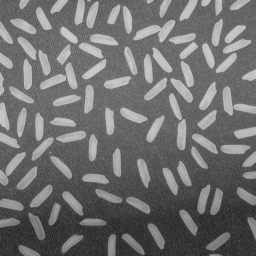
%> input picture rice.png, 256 x 256 px
$ octave rice_morphology.m   (GNU Octave 9; MATLAB toolbox functions it lacks are replaced by stand-ins)
%> lines starting %> are read from the running program, lines starting %| are printed output that depends on the picture; in (x1, y1, x2, y2) boxes, pixels count from 0 and x2, y2 are one past the last pixel; in counts of white or black regions, pixels touching at a corner belong together; the program's own positions count from 1
clear all;
r=imread('rice.png');
%> r is the input picture: size 256x256 uint8; min 40, max 204, mean 111.2
imshow(r);
%-----------------------------------------------
%%%%%%%%%%%%%%   define kernel   %%%%%%%%%%%%%%
%%----------------------------------------------
sq=ones(3,3);
%-----------------------------------------------
%%%%%%%%%%%%%%   dilation   %%%%%%%%%%%%%%
%%----------------------------------------------
rd=imdilate(r,sq);
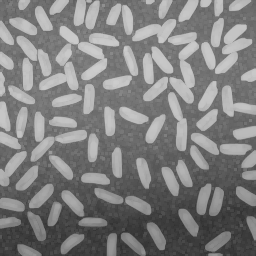
%> rd: size 256x256 uint8; min 48, max 204, mean 127.2
figure,imshow(rd);
%-----------------------------------------------
%%%%%%%%%%%%%%   erosion   %%%%%%%%%%%%%%
%%----------------------------------------------
re=imerode(r,sq);
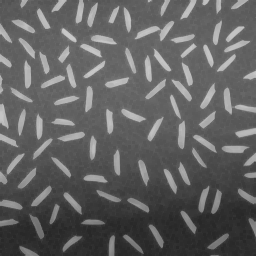
%> re: size 256x256 uint8; min 40, max 203, mean 96.9
figure,imshow(re);
%-----------------------------------------------
%%%%%%%%%%%%%%   edge detection   %%%%%%%%%%%%%%
%%----------------------------------------------
%-----------------------------------------------
%%%%   internel boundary   %%%%%%%%%%%%%%
%%----------------------------------------------
rwb=r>130;
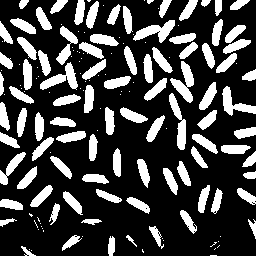
%> rwb: size 256x256 logical; 26% white; 159 white regions (70 under 20 px), largest, box (x1, y1, x2, y2) and area: (170, 61, 194, 103) 449, (133, 20, 175, 43) 431, (40, 62, 78, 90) 424
figure,imshow(rwb);
r_internal_boundary=imerode(rwb,sq);
%> r_internal_boundary: size 256x256 logical; 15.7% white; 95 white regions (3 under 20 px), largest, box (x1, y1, x2, y2) and area: (135, 21, 174, 41) 276, (224, 88, 256, 114) 259, (200, 83, 216, 109) 160
r_int=rwb&~r_internal_boundary;
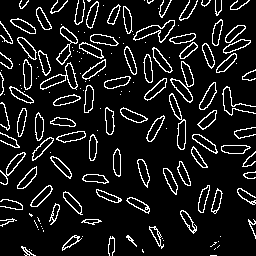
%> r_int: size 256x256 logical; 10.3% white in thin lines or dots
figure,imshow(r_int);
%---------------------------------------------------------------------
%%%%   externel boundary & morphological gradient %%%%%%%%%%%%%%
%%--------------------------------------------------------------------
r_externel_boundary=imdilate(rwb,sq);
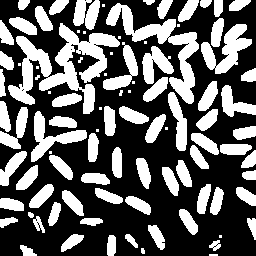
%> r_externel_boundary: size 256x256 logical; 38% white; 93 white regions (22 under 20 px), largest, box (x1, y1, x2, y2) and area: (8, 23, 120, 114) 3592, (106, 3, 199, 104) 2209, (201, 24, 252, 74) 1125
r_ext=r_externel_boundary&~rwb;
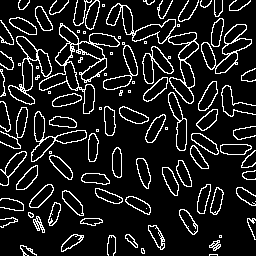
%> r_ext: size 256x256 logical; 12% white in thin lines or dots
r_grad=r_externel_boundary&~r_internal_boundary;
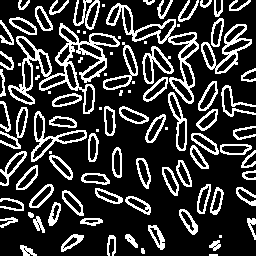
%> r_grad: size 256x256 logical; 22.3% white in thin lines or dots
figure,imshow(r_ext);
figure,imshow(r_grad);

$ run again, with buffalo.png copied over rice.png
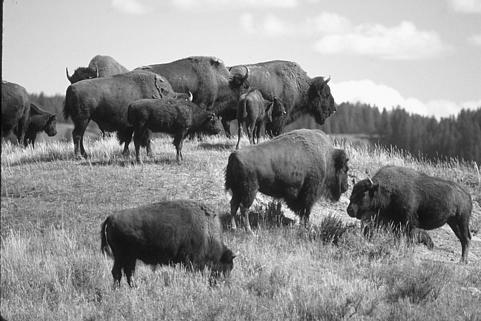
%> input picture buffalo.png, 481 x 321 px
%> r is the input picture: size 321x481 uint8; min 1, max 255, mean 145.2
%> `rwb=r>130;`:
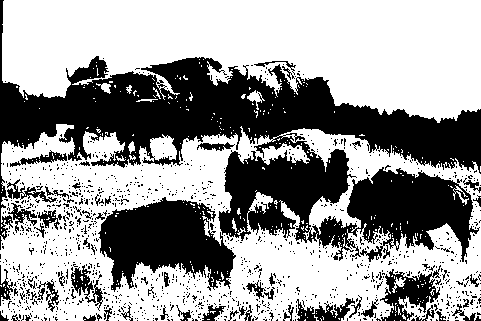
%> rwb: size 321x481 logical; 60.4% white; 1175 black regions (1112 under 20 px), largest, box (x1, y1, x2, y2) and area: (0, 0, 481, 262) 43433, (98, 197, 236, 292) 7837, (380, 265, 441, 321) 1514
%> r_internal_boundary: size 321x481 logical; 44.4% white; 253 white regions (203 under 20 px), largest, box (x1, y1, x2, y2) and area: (3, 0, 481, 122) 39433, (228, 225, 481, 321) 9141, (2, 125, 231, 216) 6761
%> r_int: size 321x481 logical; 16% white in thin lines or dots
%> r_externel_boundary: size 321x481 logical; 72.6% white; 207 black regions (179 under 20 px), largest, box (x1, y1, x2, y2) and area: (0, 0, 481, 167) 21630, (101, 199, 233, 283) 6541, (348, 170, 472, 255) 5724
%> r_ext: size 321x481 logical; 12.2% white in thin lines or dots
%> `r_grad=r_externel_boundary&~r_internal_boundary;`:
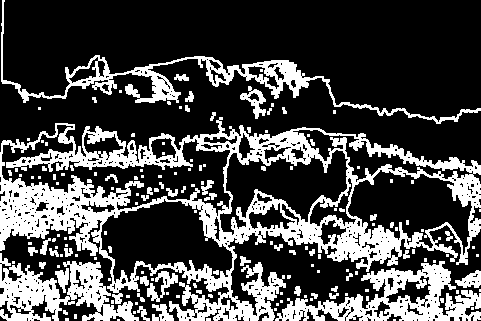
%> r_grad: size 321x481 logical; 28.2% white; 162 white regions (109 under 20 px), largest, box (x1, y1, x2, y2) and area: (0, 117, 481, 321) 25409, (275, 261, 481, 321) 4979, (1, 0, 481, 124) 4575
